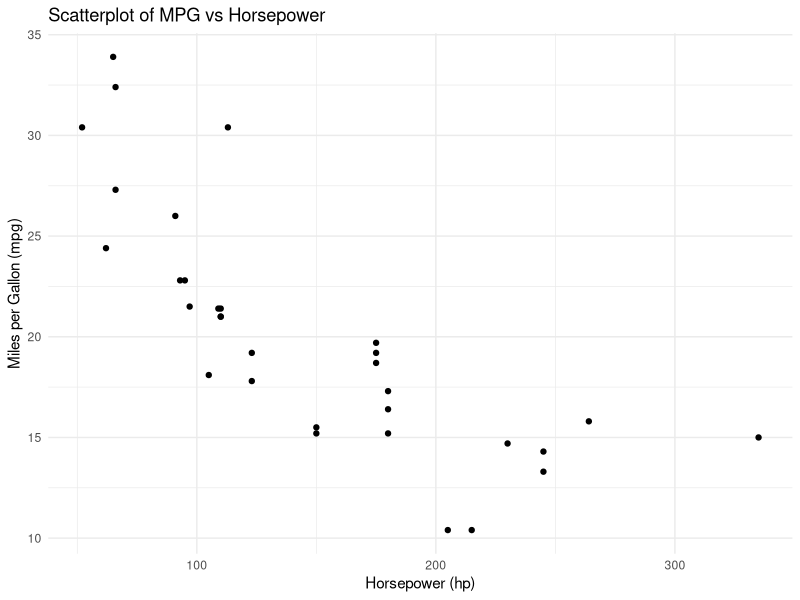

Write R code to recreate this figure.
## ---- chunk 1
# Load dataset
data(mtcars)

# Display structure
str(mtcars)

# Summary statistics
summary(mtcars)
## ---- chunk 2
# Load ggplot2
library(ggplot2)

# Create scatterplot
ggplot(data = mtcars, aes(x = hp, y = mpg)) +
  geom_point() +
  labs(title = "Scatterplot of MPG vs Horsepower",
       x = "Horsepower (hp)",
       y = "Miles per Gallon (mpg)") +
  theme_minimal()
## ---- chunk 3
# Calculate correlation
cor.test(mtcars$mpg, mtcars$hp)
